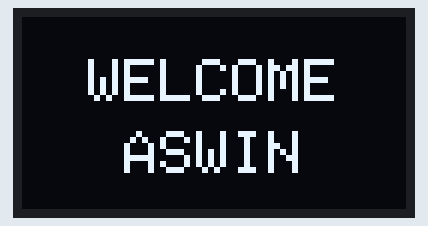
Bench run of a program on a simulated ESP32. Shown: 128×64 one-colour display. What the program prints to the serial monitor is not drawn.

Above: at 0.6 s.

The program:

main.cpp
```cpp
#include <Arduino.h>
#include <Wire.h>
#include <Adafruit_GFX.h>
#include <Adafruit_SSD1306.h>

// Screen dimensions in pixels
#define SCREEN_WIDTH 128
#define SCREEN_HEIGHT 64

// Declaration for an SSD1306 display connected to I2C (SDA, SCL pins)
// -1 means sharing Arduino reset pin / no dedicated reset pin
#define OLED_RESET -1
#define SCREEN_ADDRESS 0x3C  // Default I2C address for 128x64 OLEDs (0x3C or 0x3D)

// Standard ESP32 I2C Pins
#define I2C_SDA 21
#define I2C_SCL 22

Adafruit_SSD1306 display(SCREEN_WIDTH, SCREEN_HEIGHT, &Wire, OLED_RESET);

void setup() {
  Serial.begin(115200);
  delay(500);
  Serial.println(F("\n--- ESP32 OLED Display Startup ---"));

  // 1. Initialize I2C communication on GPIO 21 (SDA) and GPIO 22 (SCL)
  Wire.begin(I2C_SDA, I2C_SCL);

  // 2. Initialize OLED with internal charge pump voltage
  if (!display.begin(SSD1306_SWITCHCAPVCC, SCREEN_ADDRESS)) {
    Serial.println(F("[WARN] SSD1306 not found at 0x3C. Trying alternate address 0x3D..."));
    if (!display.begin(SSD1306_SWITCHCAPVCC, 0x3D)) {
      Serial.println(F("[ERROR] SSD1306 allocation failed. Check wiring (SDA=21, SCL=22, VCC, GND)."));
      while (true) {
        delay(1000);
      }
    }
  }

  Serial.println(F("[INFO] SSD1306 OLED initialized successfully!"));

  // 3. Clear display buffer
  display.clearDisplay();

  // 4. Configure text styling
  display.setTextSize(2);               // 2X scale typography
  display.setTextColor(SSD1306_WHITE);  // Solid white text color

  // 5. First line: "WELCOME"
  display.setCursor(22, 14);
  display.println(F("WELCOME"));

  // 6. Second line: "ASWIN" below it
  display.setCursor(34, 38);
  display.println(F("ASWIN"));

  // 7. Render display buffer to the physical OLED screen
  display.display();
}

void loop() {
  // Static welcome screen — no repetitive action required
  delay(1000);
}
```
